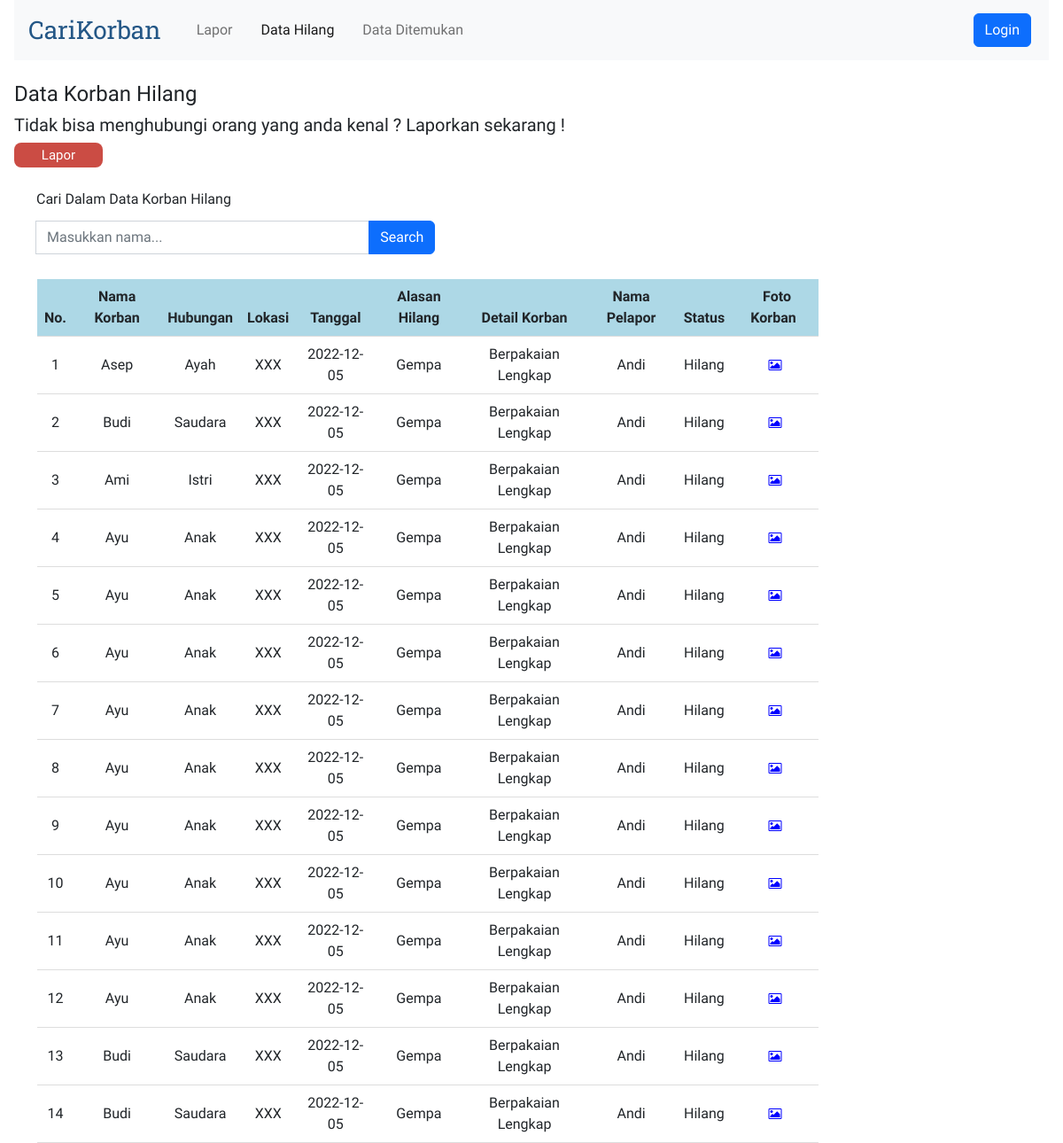
Before: /views/datahilang.php with the older database file.
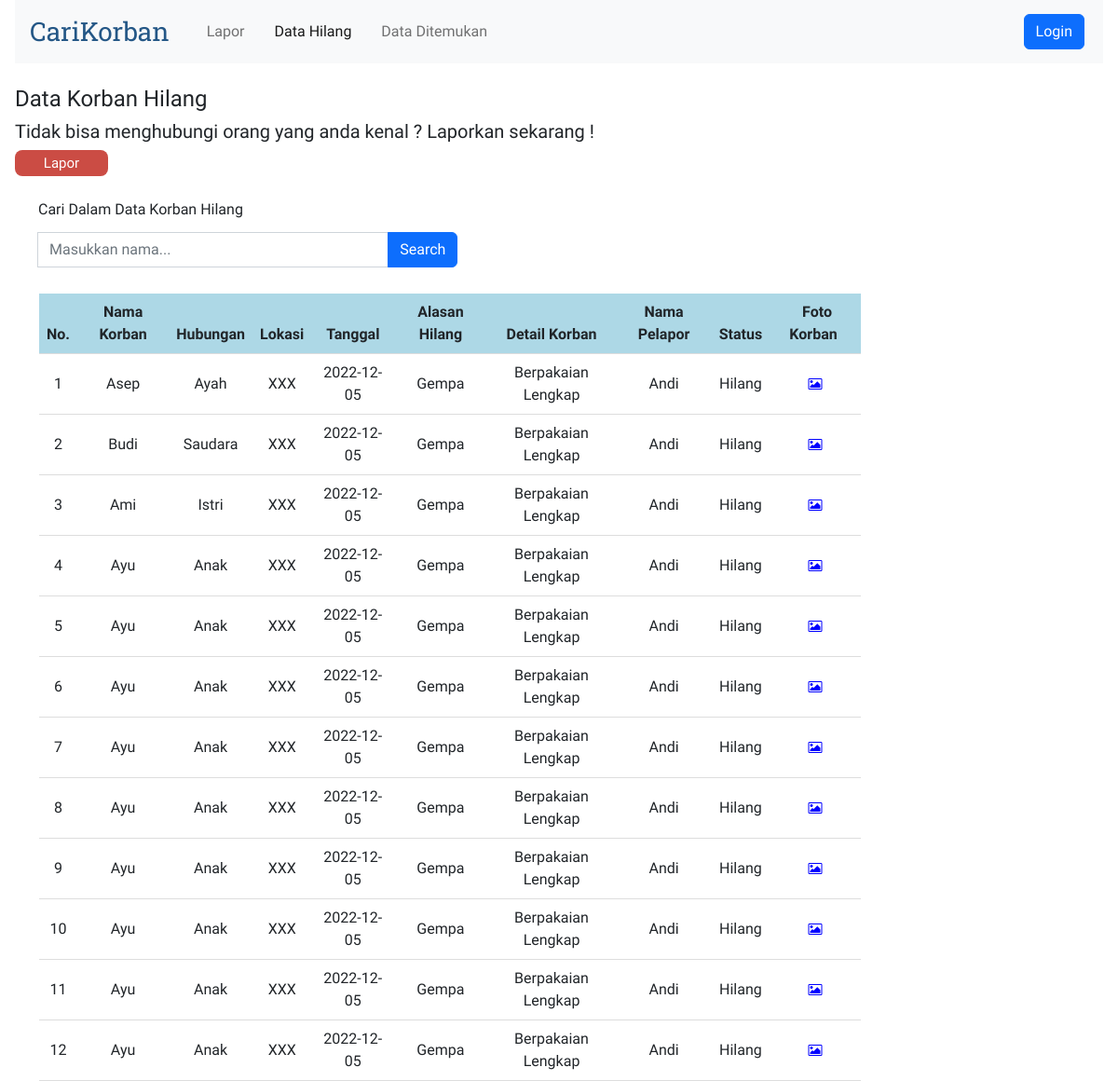
After: the same page with the newer database file.
### tables this page shows
CREATE TABLE `korban` (
  `idx` int(11) NOT NULL,
  `nama_korban` varchar(30) NOT NULL,
  `hubungan` varchar(10) NOT NULL,
  `lokasi` varchar(20) NOT NULL,
  `tanggal` varchar(30) NOT NULL,
  `alasan_hilang` varchar(30) NOT NULL,
  `detail` varchar(255) NOT NULL,
  `nama_pelapor` varchar(30) NOT NULL,
  `telepon` varchar(30) NOT NULL,
  `email` varchar(30) NOT NULL,
  `status` varchar(30) NOT NULL,
  `nama_gambar` varchar(255),
  `file_gambar` longblob
);

### connection.php (called while the page is built)
<?php
abstract class Connection
{
    protected function get_connection()
    {
        $host = "localhost";
        $database = "carikorban";
        $username = "root";
        $password = "";
        $connect = new mysqli($host, $username, $password, $database);
        return $connect;
    }
}

### models/korban.php (called while the page is built, shortened)
<?php
include '..\connection.php';
class KorbanHilang extends Korban
{
    private $conn;
    public function __construct()
    {
        $this->conn = $this->get_connection();
    }
    public function tampil_data()
    {
        $sql = "SELECT * FROM korban WHERE status = 'Hilang'";
        $bind = $this->conn->query($sql);
        while ($obj = $bind->fetch_object()) {
            $baris[] = $obj;
        }
        if (!empty($baris)) {
            return $baris;
        }
    }
}

### views/datahilang.php (the view, shortened to what this page needs)
<?php
include '..\models\korban.php';
$model2 = new KorbanHilang();
$index = 1;
?>
<!doctype html>
<html lang="en">
<head>
    <link rel="stylesheet" href="https://cdnjs.cloudflare.com/ajax/libs/font-awesome/4.7.0/css/font-awesome.min.css">
    <link href="https://cdn.jsdelivr.net/npm/bootstrap@5.2.3/dist/css/bootstrap.min.css" rel="stylesheet"
>
</head>
<body>
    <div>
        <nav class="navbar navbar-expand-lg bg-light">
            <div class="container-fluid">
                <a class="navbar-brand logo" href="#">CariKorban</a>
                <div class="collapse navbar-collapse" id="navbarCollapse">
                    <ul class="navbar-nav me-auto mb-2 mb-lg-0">
                        <li class="nav-item">
                            <a class="nav-link" aria-current="page" href="lapor.php">Lapor</a>
                        </li>
                        <li class="nav-item">
                            <a class="nav-link active" href="datahilang.php">Data Hilang</a>
                        </li>
                        <li class="nav-item">
                            <a class="nav-link" href="dataditemukan.php">Data Ditemukan</a>
                        </li>
                    </ul>
                    <?php
                    if ($_SESSION['role'] == 'Admin') { ?>
                        <a href="logout.php"><button type="button"
                                class="d-flex btn btn-danger my-2 my-sm-0">Logout</button></a>
                        <?php
                    } else { ?>
                        <a href="login.php"><button type="button"
                                class="d-flex btn btn-primary my-2 my-sm-0">Login</button></a>
                        <?php
                    } ?>
                </div>
            </div>
        </nav>
        <br>
        <h4>Data Korban Hilang</h4>
        <h5>Tidak bisa menghubungi orang yang anda kenal ? Laporkan sekarang !</h5>
        <a href="lapor.php" class="btn btn-submit">Lapor</a>
        <br>
        <form action="datahilang.php" method="get">
            <br>
            <label class="form-label">Cari Dalam Data Korban Hilang</label>
            <div class="input-group my-1" style="width: 40%;">
                <br>
                <input class="form-control" type="search" name="cari" placeholder="Masukkan nama...">
                <button class="btn btn-primary" type="submit" id="button-addon2" value="cari">Search</button>
            </div>
        </form>
        <br>
        <table border="1">
            <table class="table align-middle mb-0 bg-white">
                <thead style="background-color: lightblue;">
                    <tr>
                        <th>No.</th>
                        <th>Nama Korban</th>
                        <th>Hubungan</th>
                        <th>Lokasi</th>
                        <th>Tanggal</th>
                        <th>Alasan Hilang</th>
                        <th>Detail Korban</th>
                        <th>Nama Pelapor</th>
                        <th>Status</th>
                        <?php if ($_SESSION['role'] == 'Guest') { ?>
                            <th><a title="Lihat Foto">Foto Korban</a></th>
                        <?php } else { ?>
                            <th><a title="Operasi">Operasi</a></th>
                        <?php } ?>
                    </tr>
                </thead>
                <tbody>
                    <?php
                    if (isset($_GET['cari'])) {
                        $cari = $_GET['cari'];
                        $result = $model2->search($cari);
                    } else {
                        $result = $model2->tampil_data();
                    }
                    if (!empty($result)) {
                        foreach ($result as $data): ?>
                            <tr>
                                <td>
                                    <?= $index++ ?>
                                </td>
                                <td>
                                    <?= $data->nama_korban ?>
                                </td>
                                <td>
                                    <?= $data->hubungan ?>
                                </td>
                                <td>
                                    <?= $data->lokasi ?>
                                </td>
                                <td>
                                    <?= $data->tanggal ?>
                                </td>
                                <td>
                                    <?= $data->alasan_hilang ?>
                                </td>
                                <td>
                                    <?= $data->detail ?>
                                </td>
                                <td>
                                    <?= $data->nama_pelapor ?>
                                </td>
                                <td>
                                    <?= $data->status ?>
                                </td>
                                <td>
                                    <?php if ($_SESSION['role'] == 'Guest') { ?>
                                        <a title="Lihat Foto" name="foto" id="foto" target="_blank" rel="noopener noreferrer"
                                            href="lihatfoto.php?idx=<?= $data->idx ?>"><i class="fa fa-picture-o"
                                                style="font-size:14px;color:blue"></i></a>
                                    <?php } ?>
                                </td>
                            </tr>
                        <?php endforeach;
                    } else { ?>
                        <tr>
                            <td colspan="9">Belum ada data korban hilang.</td>
                        </tr>
                    <?php } ?>
                </tbody>
            </table>
    </div>
</body>
</html>

### views/datahilang.php (style rules this page uses)
*, html, body { margin: 0 4px; padding: 0; }
body { font-family: 'Readex Pro'; }
a { text-decoration: none; }
.logo { font-family: 'Roboto Slab'; font-size: 28px; color: #245786; }
form { margin: 0 25px; }
.table { width: 75%; text-align: center; border-bottom: 1px solid #ddd; border-collapse: collapse; margin: 0 30px; }
.btn-submit { background-color: #CB4C44; color: white; border-radius: 8px; border: none; color: #FFFFFF; text-align: center; font-size: 15px; padding: 3px; width: 100px; }

Changed rows visible on the page:
removed korban: nama_korban "Budi", hubungan "Saudara", lokasi "XXX", tanggal "2022-12-05", alasan_hilang "Gempa", detail "Berpakaian Lengkap", nama_pelapor "Andi", status "Hilang"
removed korban: nama_korban "Budi", hubungan "Saudara", lokasi "XXX", tanggal "2022-12-05", alasan_hilang "Gempa", detail "Berpakaian Lengkap", nama_pelapor "Andi", status "Hilang"
